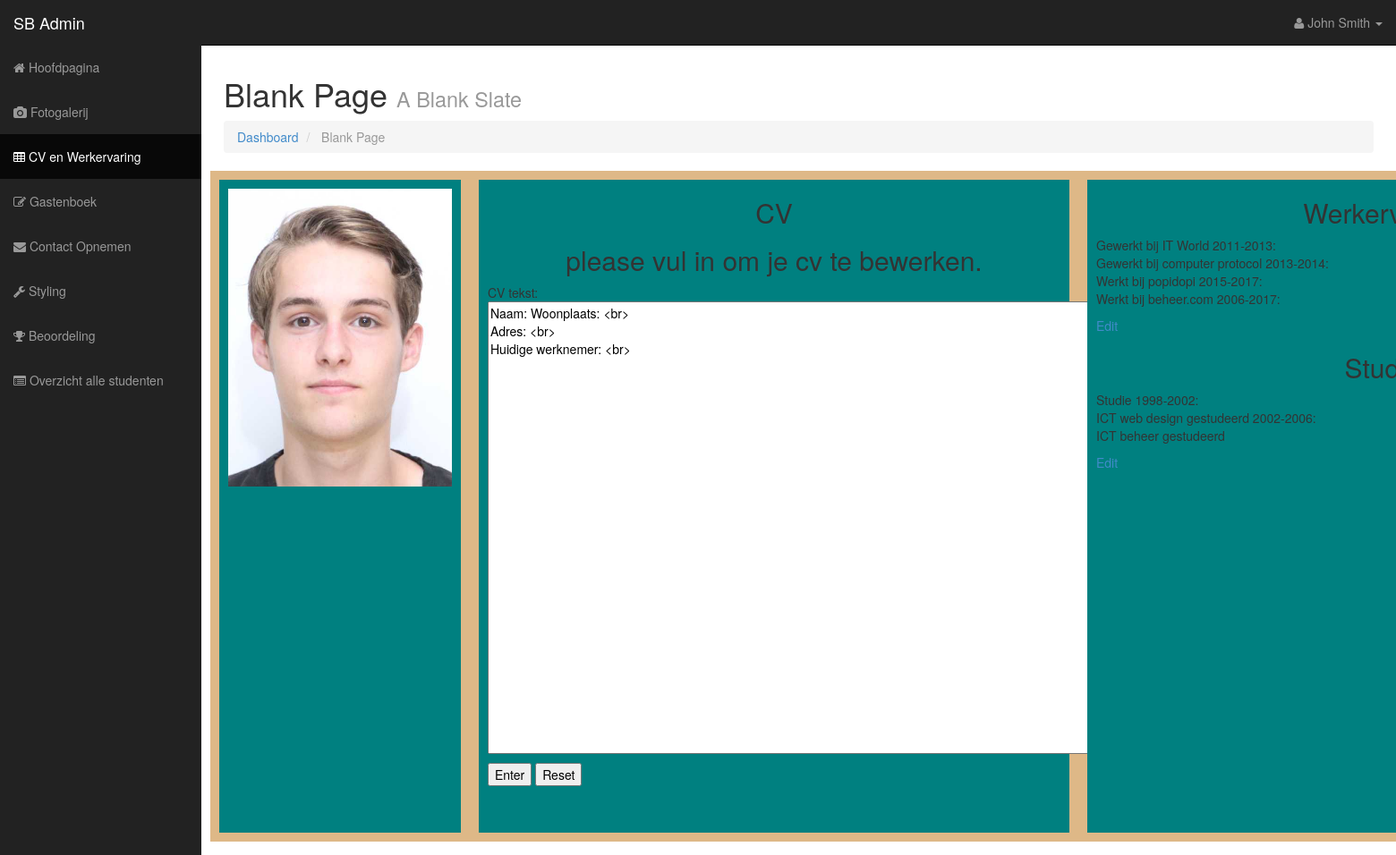
The app's page /Bootstrap/cvtext_edit.php?cvID=1 with its own data.
### tables this page shows
CREATE TABLE `text_cv` (
  `User_ID` int(11) NOT NULL,
  `cvID` int(11) NOT NULL,
  `Textarea` varchar(1500) DEFAULT NULL,
  `Werkervaring` varchar(1500) DEFAULT NULL,
  `Opleidingen` varchar(1500) DEFAULT NULL,
  `Persoonlijke_Gegevens` varchar(500) DEFAULT NULL,
  `Voorsteltekst` varchar(255) DEFAULT NULL
);

### Bootstrap/cvtext_edit.php (the view, shortened to what this page needs)
<!DOCTYPE html>
<html lang="en">
    <head>
        <link href="css/bootstrap.css" rel="stylesheet">
        <link href="css/sb-admin.css" rel="stylesheet">
        <link rel="stylesheet" href="font-awesome/css/font-awesome.min.css">
    </head>
    <body>
        <div id="wrapper">
            <nav class="navbar navbar-inverse navbar-fixed-top" role="navigation">
                <div class="navbar-header">
                    <a class="navbar-brand" href="index.html">SB Admin</a>
                </div>
                <div class="collapse navbar-collapse navbar-ex1-collapse">
                    <ul class="nav navbar-nav side-nav">
                        <li><a href="index.php"><i class="fa fa-home"></i> Hoofdpagina</a></li>
                        <li><a href="fotogalerij.php"><i class="fa fa-camera"></i> Fotogalerij</a></li>
                        <li class="active"><a href="cv.php"><i class="fa fa-table"></i> CV en Werkervaring</a></li>
                        <li><a href="Gastenboek.php"><i class="fa fa-edit"></i> Gastenboek</a></li>
                        <li><a href="contact.php"><i class="fa fa-envelope"></i> Contact Opnemen</a></li>
                        <li><a href="styling.php"><i class="fa fa-wrench"></i> Styling</a></li>
                        <li><a href="beoordeling.php"><i class="fa fa-trophy"></i> Beoordeling</a></li>
                        <li><a href="studentenoverzicht.php"><i class="fa fa-list-alt"></i> Overzicht alle studenten</a></li>
                    </ul>
                    <ul class="nav navbar-nav navbar-right navbar-user">
                        <li class="dropdown user-dropdown">
                            <a href="#" class="dropdown-toggle" data-toggle="dropdown"><i class="fa fa-user"></i> John Smith <b class="caret"></b></a>
                        </li>
                    </ul>
                </div>
            </nav>
            <div id="page-wrapper">
                <div class="row">
                    <div class="col-lg-12">
                        <h1>Blank Page <small>A Blank Slate</small></h1>
                        <ol class="breadcrumb">
                            <li><a href="index.html"><i class="icon-dashboard"></i> Dashboard</a></li>
                            <li class="active"><i class="icon-file-alt"></i> Blank Page</li>
                        </ol>
                    </div>
                    <div class="frontendcv">
                        <div class="infocv">
                            <div class="pasfotocv">
                                <img src="img/Pasfoto.jpg" alt="pasfoto">
                            </div>
                        </div>
                        <div class="cv">
                            <h2>CV</h2>
                            <?php
                            $cvID = $_GET["cvID"];
                            $DBConnect = mysqli_connect("localhost", "root", "");
                            if ($DBConnect === FALSE)
                            {
                                echo "<p>Unable to connect to the database server.</p>" . "<p>Error code " . mysqli_error() . ": " . mysqli_error() . "</p>";
                            } else
                            {
                                $DBName = "project_portfolio";
                                if (!mysqli_select_db($DBConnect, $DBName))
                                {
                                    echo "<p>Failed to load data!</p>";
                                } else
                                {
                                    $TableName = "Text_CV";
                                    $SQLstring = "SELECT * FROM $TableName WHERE cvID = $cvID";
                                    $QueryResult = mysqli_query($DBConnect, $SQLstring);
                                    if (mysqli_num_rows($QueryResult) == 0)
                                    {
                                        echo "<p>Failed to load data!</p>";
                                    } else
                                    {
                                        echo"<h2>please vul in om je cv te bewerken.</h2>";
                                        echo"<div id='form'>";
                                        echo "<form method='POST' action='cvtext_done.php?cvID=" . $cvID . "'>";
                                        while ($Row = mysqli_fetch_assoc($QueryResult))
                                        {
                                            echo "<p>CV tekst:<textarea rows='25' cols='100' name='textarea'>" . $Row['Textarea'] . "</textarea></p>";
                                            echo "<p><input type='submit' value='Enter'> <input type='reset' value='Reset'></p>";
                                        }
                                        echo "</form>";
                                        echo "</div>";
                                    }
                                }
                            }
                            ?>
                        </div>
                        <div class="we">
                            <h2>Werkervaring</h2>
                            <?php
                            $DBConnect = mysqli_connect("localhost", "root", "");
                            if ($DBConnect === FALSE)
                            {
                                echo "<p>Unable to connect to the database server.</p>" . "<p>Error code " . mysqli_error() . ": " . mysqli_error() . "</p>";
                            } else
                            {
                                $DBName = "project_portfolio";
                                if (!mysqli_select_db($DBConnect, $DBName))
                                {
                                    echo "<p>Er is geen cv tekst</p>";
                                } else
                                {
                                    $TableName = "Text_CV";
                                    $SQLstring = "SELECT * FROM $TableName";
                                    $QueryResult = mysqli_query($DBConnect, $SQLstring);
                                    if (mysqli_num_rows($QueryResult) == 0)
                                    {
                                        echo "<p>There are no textfields!</p>";
                                    } else
                                    {
                                        while ($Row = mysqli_fetch_assoc($QueryResult))
                                        {
                                            echo "<p>{$Row['Werkervaring']}</p>";
                                            echo "<p><a href ='cvwerkervaring_edit.php?cvID=" . $Row['cvID'] . "'>Edit</a><p>";
                                        }
                                    }
                                }
                            }
                            ?>
                            <h2>Studie</h2>
                            <?php
                            $DBConnect = mysqli_connect("localhost", "root", "");
                            if ($DBConnect === FALSE)
                            {
                                echo "<p>Unable to connect to the database server.</p>" . "<p>Error code " . mysqli_error() . ": " . mysqli_error() . "</p>";
                            } else
                            {
                                $DBName = "project_portfolio";
                                if (!mysqli_select_db($DBConnect, $DBName))
                                {
                                    echo "<p>Er is geen cv tekst</p>";
                                } else
                                {
                                    $TableName = "Text_CV";
                                    $SQLstring = "SELECT * FROM $TableName";
                                    $QueryResult = mysqli_query($DBConnect, $SQLstring);
                                    if (mysqli_num_rows($QueryResult) == 0)
                                    {
                                        echo "<p>There are no textfields!</p>";
                                    } else
                                    {
                                        while ($Row = mysqli_fetch_assoc($QueryResult))
                                        {
                                            echo "<p>{$Row['Opleidingen']}</p>";
                                            echo "<p><a href ='cvopleidingen_edit.php?cvID=" . $Row['cvID'] . "'>Edit</a><p>";
                                        }
                                    }
                                }
                            }
                            ?>
                        </div>
                    </div>
                </div>
            </div>
        </div>
    </body>
</html>

### records on screen
text_cv: textarea "Naam: Woonplaats: <br> Adres: <br> Huidige werknemer: <br>", Werkervaring "Gewerkt bij IT World 2011-2013: Gewerkt bij computer protocol 2013-2014: Werkt bij popidopi 2015-2017: Werkt bij beheer.com 2006-2017:", Opleidingen "Studie 1998-2002: ICT web design gestudeerd 2002-2006: ICT beheer gestudeerd"
